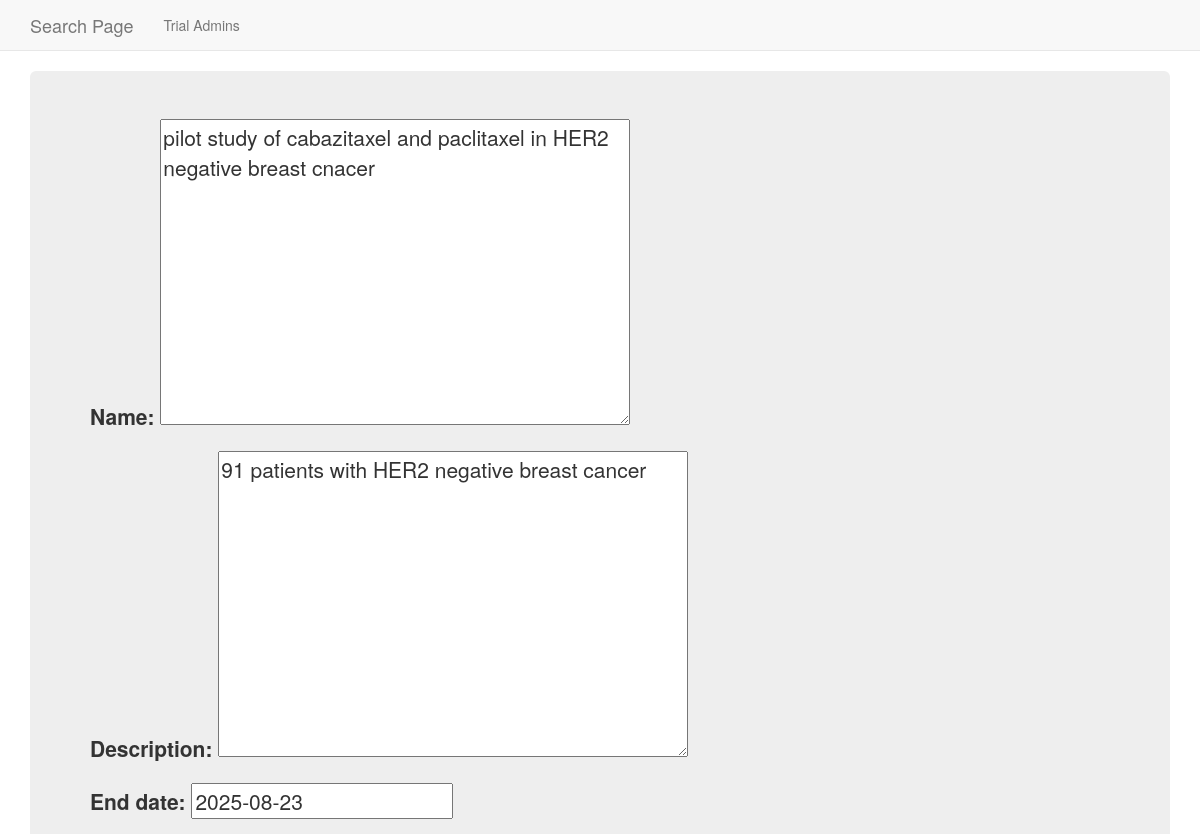
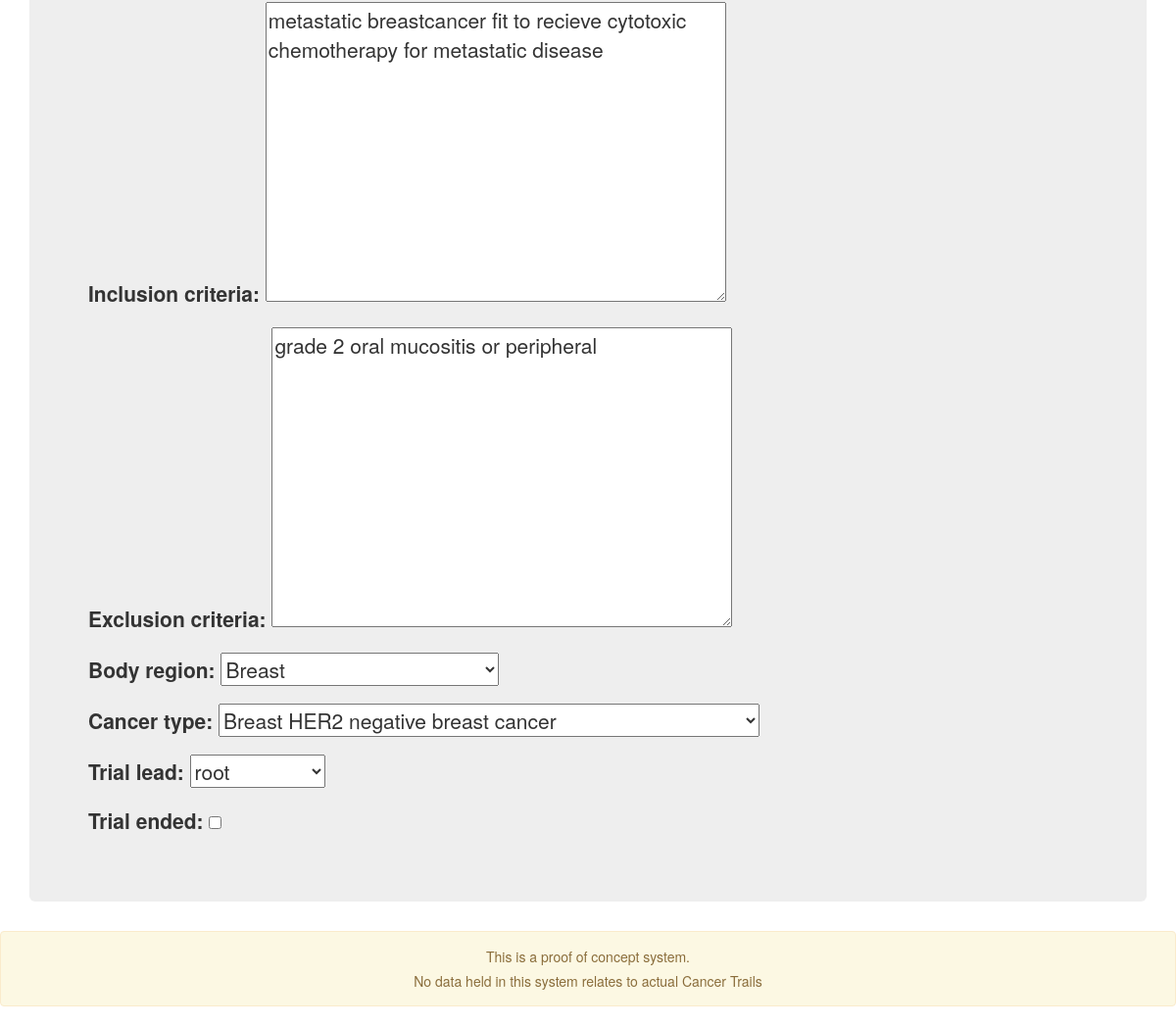
Page /trials/6 on the committed database (2 pictures, top to bottom).
### trials/models.py (models this page shows, shortened)
class trial(models.Model):
    name = models.TextField()
    description = models.TextField()
    end_date = models.DateField(null=False)
    inclusion_criteria = models.TextField()
    exclusion_criteria = models.TextField()
    body_region = models.ForeignKey(bodyRegion, on_delete=models.CASCADE)
    cancer_type = models.ForeignKey(cancerTypes, on_delete=models.CASCADE)
    trial_lead = models.ForeignKey(User, on_delete=models.CASCADE, null=True)
    Trial_ended = models.BooleanField(default=False)

class bodyRegion(models.Model):
    body_region = models.CharField(max_length=200)
    def __str__(self):
        return (f"{self.body_region}")

### trials/views.py (the view)
# urls.py: path("<str:id>", views.get_trial, name="id"),
def get_trial(request,id):
    try:
        trialSelected = trial.objects.get(id=id)
    except:
        return redirect('trials:index')
    if trialSelected is None:
        return render(request,"trials/error.html",{
            "msg": "no trial of that name"
        })
    else:
        data = {
            'name': trialSelected.name,
            'description': trialSelected.description,
            'end_date': trialSelected.end_date,
            'inclusion_criteria': trialSelected.inclusion_criteria,
            'exclusion_criteria': trialSelected.exclusion_criteria,
            'body_region': trialSelected.body_region,
            'cancer_type': trialSelected.cancer_type,
            'trial_lead': trialSelected.trial_lead
        }
        trial_form = selectedTrialForm(initial=data)
        print("ID = {}", trialSelected.id)
        return render(request,"trials/trialpage.html",{
                "trial_form":trial_form,
                "trialSelected":trialSelected
            })

### trials/forms.py
class selectedTrialForm(forms.ModelForm):
    class Meta():
        model = trial
        fields = '__all__'

### trials/models.py (called while the page is built)
    def __str__(self):
        return (f"{self.body_region} {self.cancer_type}")

### templates/trials/trialpage.html (shortened to what this page needs)
<!DOCTYPE html>
{% extends "trials/base.html" %}
{% block body_block %}
    <div class="jumbotron">
        <form action="{% url 'trials:update/id' id=trialSelected.id %}" id="updateForm" method="post">
            {{ trial_form.as_p}}
        </form>
    </div>
{% endblock %}

### templates/trials/base.html (shortened to what this page needs)
<!DOCTYPE html>
<html>
  <head>
    <link rel="stylesheet" href="https://maxcdn.bootstrapcdn.com/bootstrap/3.3.7/css/bootstrap.min.css">
  </head>
  <body>
    <nav class="navbar navbar-default navbar-static-top">
      <div class="container">
        <ul class="nav navbar-nav">
          <li><a class="navbar-brand" href="{% url 'trials:index' %}">Search Page</a></li>
          {% if user.is_authenticated %}
          <li><a class="navbar-link" href="{% url 'trials:addtrial' %}">Add New Trial</a></li>
          <li><a class="navbar-link" href="{% url 'trials:register' %}">Add New Trial Admin</a></li>
          <li><a class="navbar-link" href="{% url 'trials:csv_upload' %}">Upload CSV</a></li>
          <li><a class="navbar-link" href="{% url 'trials:logout' %}">Logout</a></li>
          {% else %}
          <li><a class="navbar-link" href="{% url 'trials:user_login' %}">Trial Admins</a></li>
          {% endif %}
        </ul>
      </div>
    </nav>
    <div class="container">
    {% block body_block %}{% endblock %}
    </div>
    <div class="alert alert-warning text-center">
      <P>This is a proof of concept system.</P>
      <P>No data held in this system relates to actual Cancer Trails </P>
    </div>
  </body>
</html>

### rows in the picture
trial: name "pilot study of cabazitaxel and paclitaxel in HER2 negative breast cnacer", description "91 patients with HER2 negative breast cancer", inclusion_criteria "metastatic breastcancer fit to recieve cytotoxic chemotherapy for metastatic disease", exclusion_criteria "grade 2 oral mucositis or peripheral"
bodyRegion: body_region "Breast"
